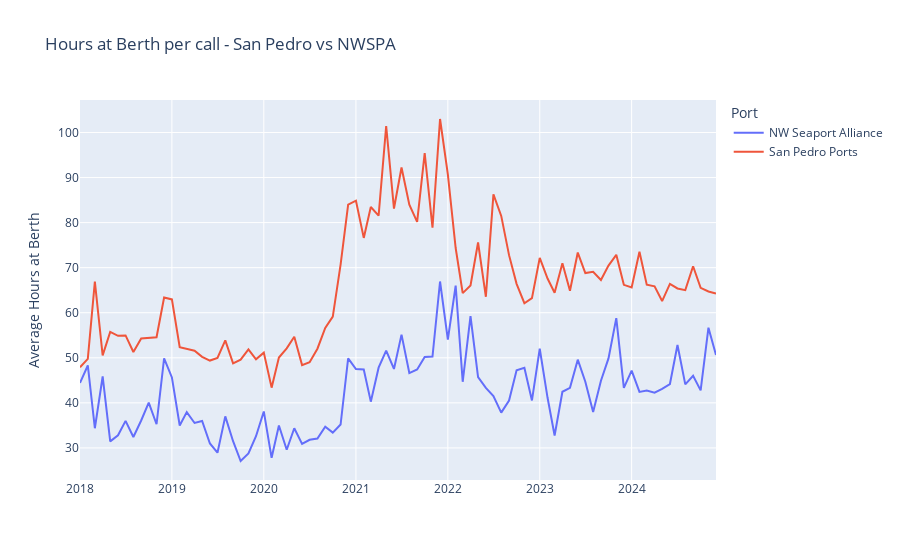

Notebook cell for this chart:
### Code cell
plot_line(
        df=calls_df, cat_group='port_group', time_col='month',
        filter_col='port_group', filter=['NW Seaport Alliance', 'San Pedro Ports'],
        y_col='hrs_at_berth', y_col_alias='Average Hours at Berth',
        title='Hours at Berth per call - San Pedro vs NWSPA', width=None, height=None,
        labels={'port_group':'Port', 'month':''},
        cat_limit=10, cat_limit_col='hrs_at_berth',
        #highlight='NW Seaport Alliance', highlight_color='blue'
    )
